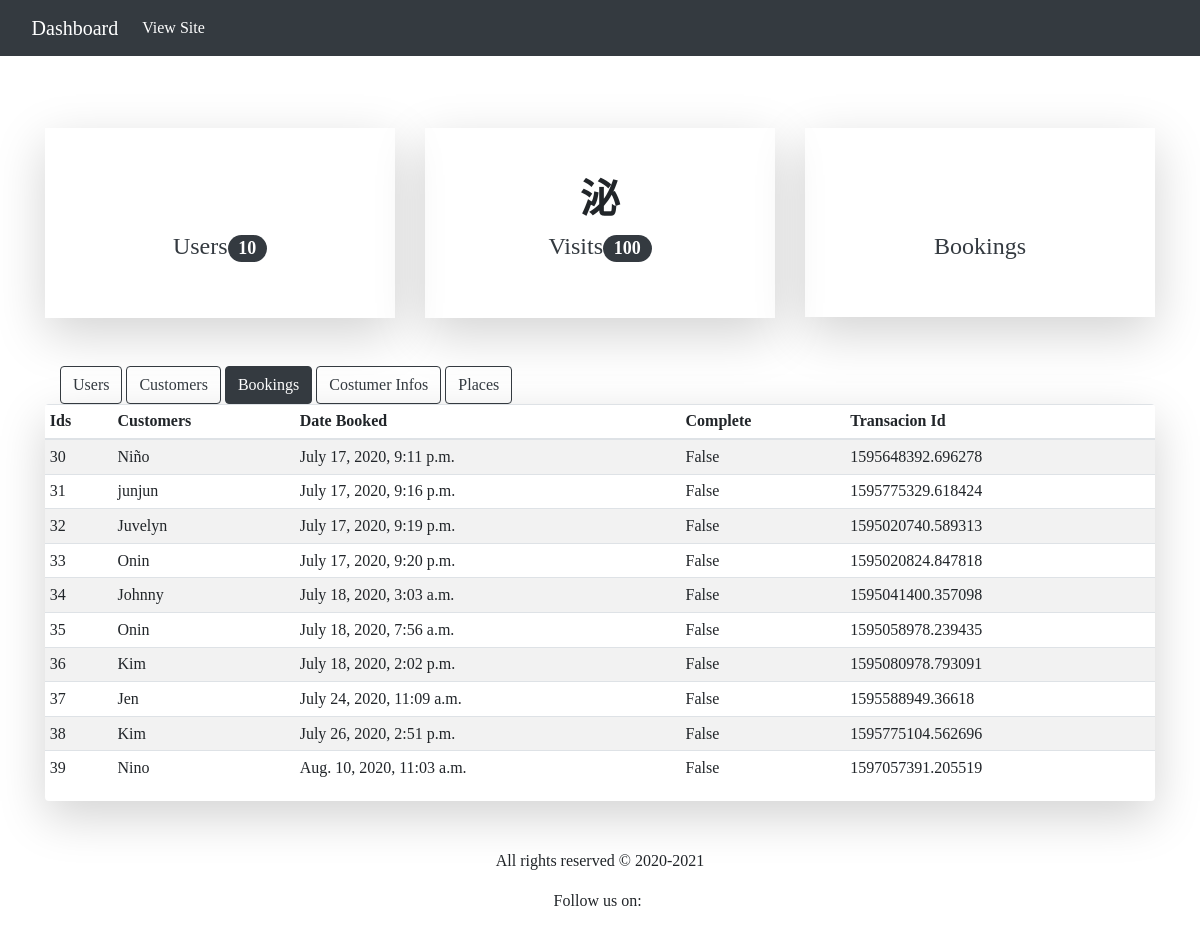
Page /dashboard/dashboard-bookings/ (signed in) on the committed database.
### travel/models.py (models this page shows, shortened)
class Booking(models.Model):
	customer = models.ForeignKey(Customer, on_delete=models.SET_NULL, blank=True, null=True)
	date_booked = models.DateTimeField(auto_now_add=True)
	complete = models.BooleanField(default=False, null=True, blank=True)
	transaction_id = models.CharField(max_length=100, null=True)

class Customer(models.Model):
	user = models.CharField(max_length=100, null=True)
	first_name = models.CharField(max_length=100, null=True)
	last_name = models.CharField(max_length=100, null=True)
	def __str__(self):
		return self.first_name

### travel_crm/views.py (the view)
# urls.py: path('dashboard-bookings/', DashboardBookings.as_view(), name="travel-dashboard-bookings"),
@method_decorator(staff_member_required, name='dispatch')
class DashboardBookings(ListView):
	model = Booking
	template_name = 'travel_crm/dashboard-bookings.html'
	context_object_name = 'bookings'
	extra_context = {
		'title':'Bookings'
	}

### travel_crm/templates/travel_crm/dashboard-bookings.html
{% extends "travel_crm/base.html" %}
{% block content %}
	<div class="container mt-3 mb-5">
		<div class="row">
			<div class="col-lg-12">
				<div class="container">
					<a href="{% url 'travel-dashboard-users' %}" class="btn btn-outline-dark">Users</a>
					<a href="{% url 'travel-dashboard-customers' %}" class="btn btn-outline-dark">Customers</a>
					<a href="{% url 'travel-dashboard-bookings' %}" class="btn btn-dark">Bookings</a>
					<a href="{% url 'travel-dashboard-customer-infos' %}" class="btn btn-outline-dark">Costumer Infos</a>
					<a href="{% url 'travel-dashboard-places' %}" class="btn btn-outline-dark">Places</a>
				</div>
				<div class="table-responsive shadow-lg rounded">
	        <table class="table table-striped table-sm">
	          <thead>
	            <tr>
	              <th>Ids</th>
	              <th>Customers</th>
	              <th>Date Booked</th>
	              <th>Complete</th>
	              <th>Transacion Id</th>
	            </tr>
	          </thead>
	          <tbody>
	          	{% for booking in bookings %}
		            <tr>
		            	<td>{{ booking.id }}</td>
		            	<td>{{ booking.customer }}</td>
			            <td>{{ booking.date_booked }}</td>
			            <td>{{ booking.complete }}</td>
			            <td>{{ booking.transaction_id }}</td>
		            </tr>
	            {% endfor %}
	          </tbody>
	        </table>
	      </div>
			</div>
		</div>
	</div>
{% endblock content %}

### rows in the picture
Booking: id "30", customer "Niño", date_booked "July 17, 2020, 9:11 p.m.", complete "False", transaction_id "1595648392.696278"
Booking: id "31", customer "junjun", date_booked "July 17, 2020, 9:16 p.m.", complete "False", transaction_id "1595775329.618424"
Booking: id "32", customer "Juvelyn", date_booked "July 17, 2020, 9:19 p.m.", complete "False", transaction_id "1595020740.589313"
Booking: id "33", customer "Onin", date_booked "July 17, 2020, 9:20 p.m.", complete "False", transaction_id "1595020824.847818"
Booking: id "34", customer "Johnny", date_booked "July 18, 2020, 3:03 a.m.", complete "False", transaction_id "1595041400.357098"
Booking: id "35", customer "Onin", date_booked "July 18, 2020, 7:56 a.m.", complete "False", transaction_id "1595058978.239435"
Booking: id "36", customer "Kim", date_booked "July 18, 2020, 2:02 p.m.", complete "False", transaction_id "1595080978.793091"
Booking: id "37", customer "Jen", date_booked "July 24, 2020, 11:09 a.m.", complete "False", transaction_id "1595588949.36618"
Booking: id "38", customer "Kim", date_booked "July 26, 2020, 2:51 p.m.", complete "False", transaction_id "1595775104.562696"
Booking: id "39", customer "Nino", date_booked "Aug. 10, 2020, 11:03 a.m.", complete "False", transaction_id "1597057391.205519"
